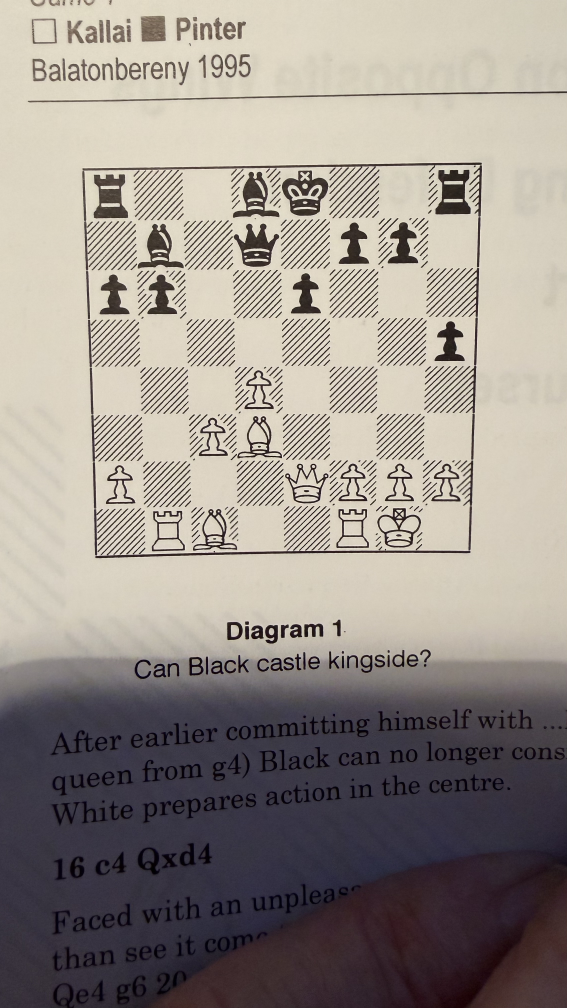
#> input picture test.jpg, 2268 x 4032 px (shown at 1/4 size)
$ python process_raw_batch.py ..   (older library calls are emulated)
#> lines starting #> are read from the running program, lines starting #| are printed output that depends on the picture
#> in process_raw_batch, img is the input picture: shape (4032, 2268, 3); mean B, G, R 138.4, 145.1, 152.8
### scripts/detect_board.py
import cv2
import numpy as np
import math
from typing import Optional, Tuple, List
from scipy import ndimage


# ============================
# Geometry helpers
# ============================

# [674 lines left out: functions order_points, warp_quad, detect_edge_points, warp_curved_quad, visualize_curved_edges, detect_grid_intersections and 9 more, not called in this run]


# ============================
# Image Source Detection
# ============================

class ImageSource:
    """Enum-like class for image source types."""
    UNKNOWN = "unknown"
    BOOK_DIAGRAM = "book_diagram"       # Photo of printed book/magazine chess diagram
    DIGITAL_SCREENSHOT = "digital_screenshot"  # Screenshot from chess app/website
    PHYSICAL_BOARD = "physical_board"   # Photo of real 3D chess board
    SCAN = "scan"                       # Scanned document


def detect_image_source(img_bgr: np.ndarray, filename: str = "") -> str:
    """
    Attempt to identify the source type of a chess board image.

    Heuristics used:
    - File naming patterns (e.g., "screenshot", "scan")
    - Image characteristics (aspect ratio, color distribution, edge sharpness)
    - Background patterns (white paper vs varied background)

    Returns: One of the ImageSource values
    """
#> called with filename = ''
    h, w = img_bgr.shape[:2]
    aspect = w / h if h > 0 else 1.0

    # Check filename hints
    filename_lower = filename.lower()
    if "screenshot" in filename_lower or "screen" in filename_lower:
        return ImageSource.DIGITAL_SCREENSHOT
    if "scan" in filename_lower:
        return ImageSource.SCAN
    if "book" in filename_lower or "diagram" in filename_lower:
        return ImageSource.BOOK_DIAGRAM

    # Analyze image characteristics
    gray = cv2.cvtColor(img_bgr, cv2.COLOR_BGR2GRAY)

    # Check for large white/light border regions (suggests book/scan)
    # Sample larger border areas to be more robust
    border_size = min(h, w) // 10
    top_border = gray[:border_size, :].mean()
#> top_border = 204.8
    bottom_border = gray[-border_size:, :].mean()
#> bottom_border = 42.33
    left_border = gray[:, :border_size].mean()
#> left_border = 158.6
    right_border = gray[:, -border_size:].mean()
#> right_border = 152.5
    avg_border = (top_border + bottom_border + left_border + right_border) / 4
#> avg_border = 139.6

    # Also check corner brightness (book pages have bright corners)
    corner_size = min(h, w) // 8
    corners = [
        gray[:corner_size, :corner_size].mean(),  # top-left
        gray[:corner_size, -corner_size:].mean(),  # top-right
        gray[-corner_size:, :corner_size].mean(),  # bottom-left
        gray[-corner_size:, -corner_size:].mean(),  # bottom-right
    ]
#> corners = [204.9, 203.6, 48.77, 51.39]
    avg_corner = np.mean(corners)
#> avg_corner = 127.2
    max_corner = max(corners)  # At least one bright corner suggests paper
#> max_corner = 204.9
    bright_corners_count = sum(1 for c in corners if c > 150)
#> bright_corners_count = 2

    # Check edge sharpness (digital images have very sharp edges)
    edges = cv2.Canny(gray, 50, 150)
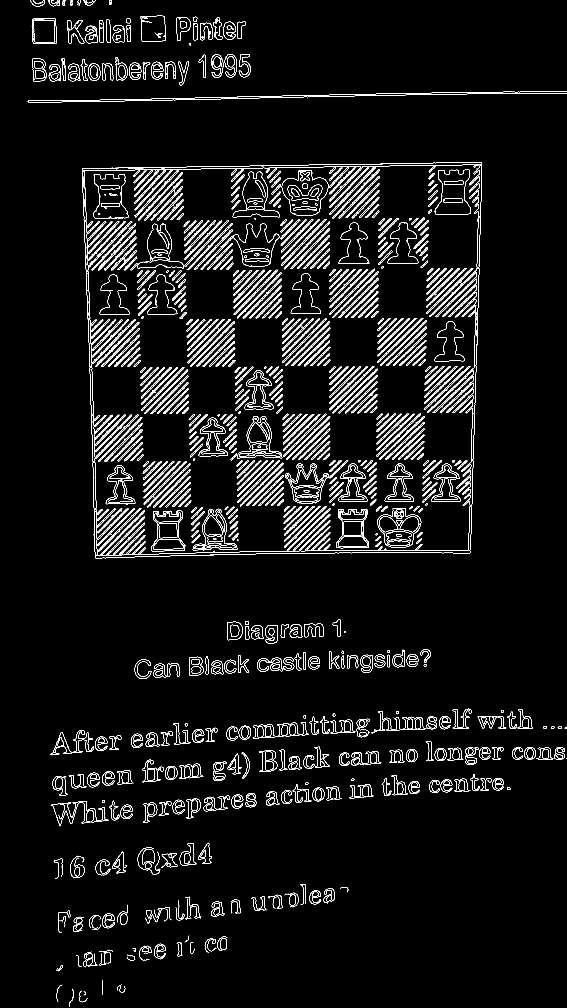
#> edges: shape (4032, 2268) (shown at 1/4 size); 2.9% white in thin lines or dots
    edge_density = np.sum(edges > 0) / (h * w)
#> edge_density = 0.0292

    # Check for uniform color regions (digital boards have perfect flat colors)
    # Sample the center region
    center_h, center_w = h // 3, w // 3
    center = gray[center_h:2*center_h, center_w:2*center_w]
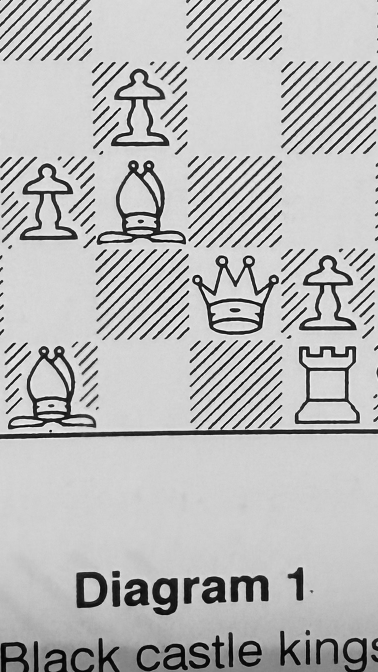
#> center: shape (1344, 756) (shown at 1/2 size); min 0, max 254, mean 185.1

    # Calculate local variance using sliding window
    local_var = ndimage.generic_filter(center.astype(float), np.var, size=5)
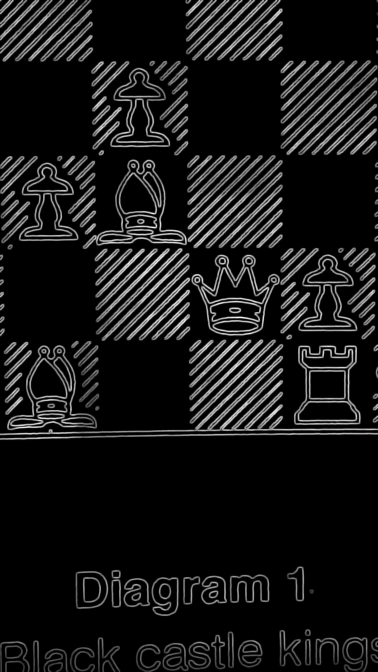
#> local_var: shape (1344, 756) float64 (shown at 1/2 size); min 0, max 10991.4, mean 1021.5; drawn with min black and max white
    mean_local_var = np.mean(local_var)
#> mean_local_var = 1021.5

    # Book/printed diagram detection:
    # - Portrait orientation (phone photo of book)
    # - At least some bright borders/corners (white paper, may have shadows)
    # - iOS/phone photo naming pattern
    is_portrait = aspect < 0.8
#> (the rest of the program and of its run is left out)
